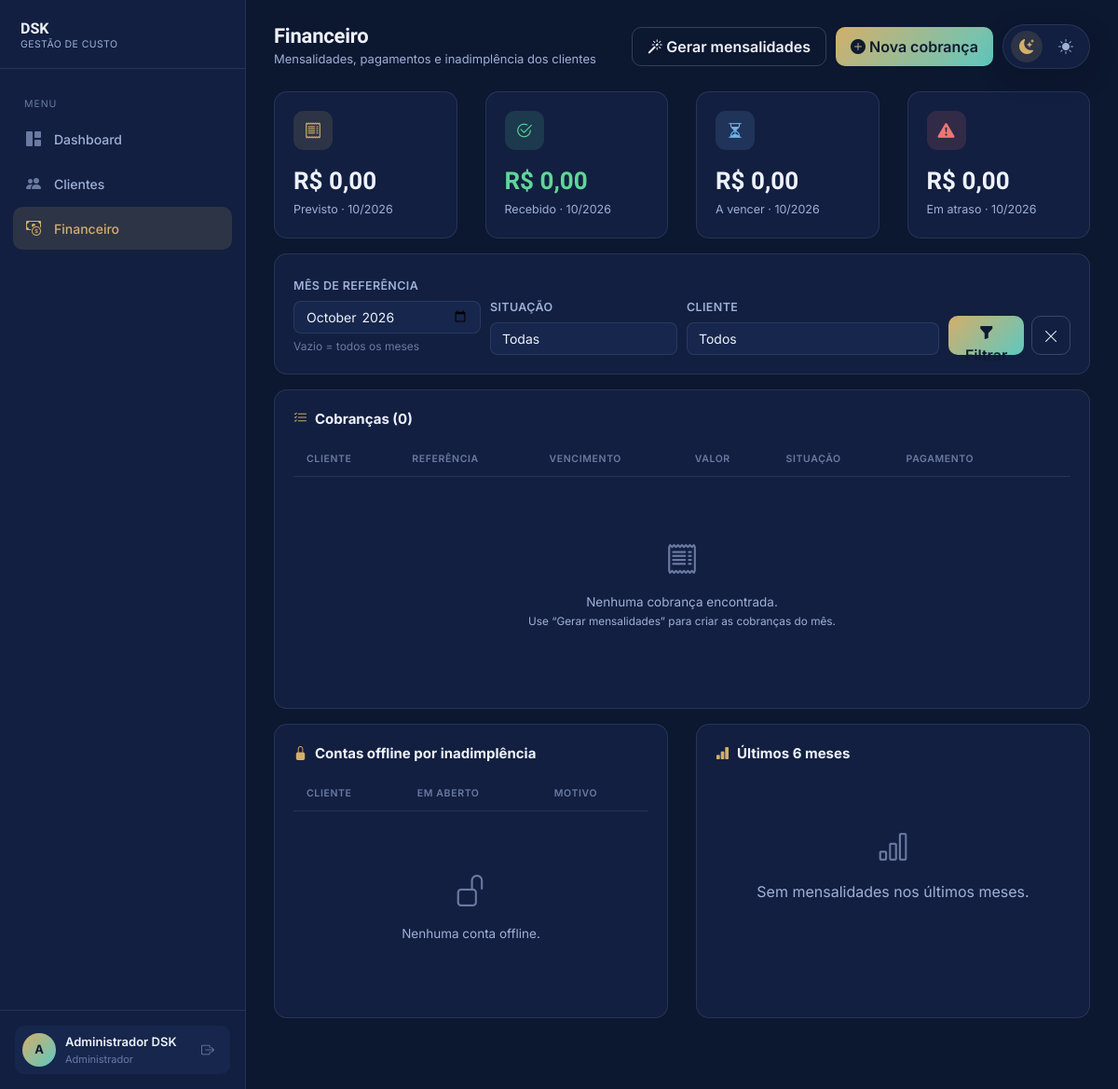
/admin/financeiro.php (signed in), run on the app's committed database.
### tables this page shows
CREATE TABLE usuarios (
  id INT UNSIGNED NOT NULL AUTO_INCREMENT,
  nome VARCHAR(150) NOT NULL,
  email VARCHAR(150) NOT NULL,
  senha VARCHAR(255) NOT NULL,
  perfil ENUM('admin','cliente') NOT NULL DEFAULT 'cliente',
  admin_unico TINYINT GENERATED ALWAYS AS (CASE WHEN perfil = 'admin' THEN 1 ELSE NULL END) STORED,
  status ENUM('ativo','inadimplente','inativo') NOT NULL DEFAULT 'ativo',
  status_motivo VARCHAR(255) DEFAULT NULL,
  status_alterado_em DATETIME DEFAULT NULL,
  criado_em TIMESTAMP NULL DEFAULT CURRENT_TIMESTAMP,
  PRIMARY KEY (id),
  UNIQUE KEY uq_usuarios_email (email),
  UNIQUE KEY uq_usuarios_admin_unico (admin_unico),
  CONSTRAINT ck_usuarios_admin_principal CHECK (perfil <> 'admin' OR email = 'dsk.danillo@gmail.com')
);

### app/lib/helpers.php (called while the page is built, shortened)
<?php
function h(mixed $s): string
{
    return htmlspecialchars((string)$s, ENT_QUOTES | ENT_SUBSTITUTE, 'UTF-8');
}

### app/lib/db.php (called while the page is built, shortened)
<?php
function db(): PDO
{
    static $pdo = null;
    if ($pdo instanceof PDO) {
        return $pdo;
    }
    $host = getenv('DB_HOST') ?: '127.0.0.1';
    $name = getenv('DB_NAME') ?: 'projetoindividual';
    $user = getenv('DB_USER') ?: 'dsk';
    $pass = getenv('DB_PASS') ?: 'dsk123';
    $pdo = new PDO("mysql:host=$host;dbname=$name;charset=utf8mb4", $user, $pass, [
        PDO::ATTR_ERRMODE            => PDO::ERRMODE_EXCEPTION,
        PDO::ATTR_DEFAULT_FETCH_MODE => PDO::FETCH_ASSOC,
        PDO::ATTR_EMULATE_PREPARES   => false,
    ]);
    if (!$pdo->query("SHOW COLUMNS FROM rotas LIKE 'ida_volta'")->fetchColumn()) {
        $pdo->exec('ALTER TABLE rotas ADD COLUMN ida_volta TINYINT(1) NOT NULL DEFAULT 0 AFTER km');
    }
    if (!$pdo->query("SHOW COLUMNS FROM clientes LIKE 'consumo_km_l'")->fetchColumn()) {
        $pdo->exec('ALTER TABLE clientes ADD COLUMN consumo_km_l DECIMAL(6,2) DEFAULT NULL AFTER placa');
    }
    if (!$pdo->query("SHOW COLUMNS FROM clientes LIKE 'preco_combustivel'")->fetchColumn()) {
        $pdo->exec('ALTER TABLE clientes ADD COLUMN preco_combustivel DECIMAL(8,3) DEFAULT NULL AFTER consumo_km_l');
    }
    return $pdo;
}

### app/lib/auth.php (called while the page is built, shortened)
<?php
function current_user(): ?array
{
    $st = db()->prepare(
        'SELECT u.id, u.nome, u.email, u.perfil, u.status,
                c.id AS cliente_id, c.tipo_veiculo, c.modelo_veiculo, c.placa
           FROM usuarios u
           LEFT JOIN clientes c ON c.usuario_id = u.id
          WHERE u.id = ?'
    );
    $st->execute([$_SESSION['uid']]);
    $r = $st->fetch();
    return $user = ($r && $r['status'] === 'ativo') ? $r : null;
}
function require_login(string $perfil): array
{
    $u = current_user();
    return $u;
}

### app/lib/layout.php (the view, shortened to what this page needs)
<?php
function nav_items(string $perfil): array
{
    if ($perfil === 'admin') {
        return [
            ['/admin/dashboard.php', 'dashboard', 'bi-grid-1x2-fill', 'Dashboard'],
            ['/admin/clientes.php', 'clientes', 'bi-people-fill', 'Clientes'],
            ['/admin/financeiro.php', 'financeiro', 'bi-cash-coin', 'Financeiro'],
        ];
    }
    return [
        ['/cliente/dashboard.php', 'dashboard', 'bi-grid-1x2-fill', 'Dashboard'],
        ['/cliente/dados-pessoais.php', 'dados-pessoais', 'bi-person-vcard-fill', 'Dados pessoais'],
        ['/cliente/rotas.php',     'rotas',     'bi-signpost-split-fill', 'Rotas'],
        ['/cliente/custos.php',    'custos',    'bi-fuel-pump-fill', 'Custos da rota'],
    ];
}
function html_head(string $title): void
{
    ?><!DOCTYPE html>
<html lang="pt-BR">
<head>
<link rel="stylesheet" href="https://cdn.jsdelivr.net/npm/bootstrap@4.6.2/dist/css/bootstrap.min.css">
<link rel="stylesheet" href="https://cdn.jsdelivr.net/npm/bootstrap-icons@1.11.3/font/bootstrap-icons.css">
<link rel="stylesheet" href="/assets/css/style.css">
</head>
<body>
<?php
}
function theme_switch(bool $inline = false): string
{
    return '<div class="theme-switch"' . ($inline ? ' style="position:static;"' : '') . '>
      <button type="button" data-theme-btn="dark" title="Tema noite"><i class="bi bi-moon-stars-fill"></i></button>
      <button type="button" data-theme-btn="light" title="Tema dia"><i class="bi bi-sun-fill"></i></button>
    </div>';
}
function scripts_base(string $extra = ''): void
{
    ?>
</body>
</html>
<?php
}
function app_header(array $user, string $title, string $subtitle, string $active, string $right = ''): void
{
    html_head($title);
    $papel = $user['perfil'] === 'admin' ? 'Administrador' : 'Motorista parceiro';
    ?>
<div class="app-shell">
  <aside class="sidebar" id="sidebar">
    <div class="sidebar-head">
      <div>
        <p class="brand-title" style="font-size:16px;">DSK</p>
        <div class="brand-sub" style="font-size:10.5px;">Gestão de Custo</div>
      </div>
    </div>
    <nav class="sidebar-nav scrollbar-thin">
      <div class="nav-section-label">Menu</div>
      <?php foreach (nav_items($user['perfil']) as [$href, $key, $icon, $label]): ?>
        <a href="<?= h($href) ?>" class="nav-link <?= $key === $active ? 'active' : '' ?>"><i class="bi <?= h($icon) ?>"></i> <?= h($label) ?></a>
      <?php endforeach; ?>
    </nav>
    <div class="sidebar-foot">
      <div class="user-chip">
        <div class="av"><?= h(mb_strtoupper(mb_substr($user['nome'], 0, 1))) ?></div>
        <div style="min-width:0;">
          <div style="font-size:13px;font-weight:600;white-space:nowrap;overflow:hidden;text-overflow:ellipsis;"><?= h($user['nome']) ?></div>
          <div style="font-size:11px;color:var(--text-faint);"><?= h($papel) ?></div>
        </div>
        <a href="/logout.php" class="btn btn-sm ml-auto" style="color:var(--text-faint);" title="Sair"><i class="bi bi-box-arrow-right"></i></a>
      </div>
    </div>
  </aside>
  <main class="main-content">
    <div class="topbar">
      <div class="d-flex align-items-center">
        <div>
          <h1 class="page-title"><?= $title ?></h1>
          <div class="page-sub"><?= h($subtitle) ?></div>
        </div>
      </div>
      <div class="d-flex align-items-center" style="gap:10px;">
        <?= $right ?>
        <?= theme_switch(true) ?>
      </div>
    </div>
<?php
}
function app_footer(string $extraScripts = ''): void
{
    echo "  </main>\n</div>\n";
    scripts_base($extraScripts);
}

### public/assets/css/style.css (style rules this page uses)
:root { --radius-sm: 8px; --radius-md: 14px; --radius-lg: 22px; --font-display: 'Sora', sans-serif; --font-body: 'Inter', sans-serif; --font-mono: 'JetBrains Mono', monospace; --shadow-soft: 0 10px 30px rgba(0,0,0,.18); --transition: .22s ease; }
[data-theme="dark"] { --bg: #0c1730; --bg-wall: url('../img/dark-wall.png'); --surface: #121f40; --surface-2: #16264c; --surface-elevated: #1a2c57; --border: rgba(159, 179, 224, .14); --border-strong: rgba(159, 179, 224, .26); --text: #eef2fb; --text-dim: #9fb0d8; --text-faint: #6b7aa3; --accent: #d4af6a; --accent-2: #5ec8c0; --accent-soft: rgba(212,175,106,.14); --success: #5fd699; --warning: #e8b85f; --danger: #ef7575; --info: #6fb3e8; }
* { box-sizing: border-box; }
html, body { height:100%; }
body { font-family: var(--font-body); background-color: var(--bg); color: var(--text); transition: background-color var(--transition), color var(--transition); -webkit-font-smoothing: antialiased; }
h1,h2,h3,h4,h5,h6, .font-display { font-family: var(--font-display); letter-spacing: -.01em; }
a { color: var(--accent); text-decoration:none; }
.brand-title { font-family:var(--font-display); font-weight:800; font-size:22px; line-height:1.1; margin:0; }
.brand-sub { font-size:12.5px; color:var(--text-dim); letter-spacing:.04em; text-transform:uppercase; }
.theme-switch { position:fixed; top:20px; right:20px; z-index:5; display:flex; align-items:center; gap:8px; background: var(--surface); border:1px solid var(--border); border-radius: 999px; padding:6px 8px; box-shadow: var(--shadow-soft); }
.theme-switch button { width:34px; height:34px; border-radius:999px; border:none; background:transparent; color: var(--text-dim); display:flex; align-items:center; justify-content:center; transition: var(--transition); cursor:pointer; }
.theme-switch button.active { background: var(--accent-soft); color: var(--accent); }
.app-shell { display:flex; min-height:100vh; background: var(--bg); }
.sidebar { width: 264px; flex-shrink:0; background: var(--surface); border-right: 1px solid var(--border); display:flex; flex-direction:column; position: fixed; top:0; bottom:0; left:0; z-index:20; transition: transform var(--transition); }
.sidebar-head { padding: 22px 22px 18px; border-bottom:1px solid var(--border); display:flex; align-items:center; gap:12px; }
.sidebar-nav { flex:1; overflow-y:auto; padding: 16px 14px; }
.sidebar-nav .nav-section-label { font-size:10.5px; text-transform:uppercase; letter-spacing:.09em; color: var(--text-faint); padding: 14px 12px 6px; }
.sidebar-nav .nav-link { display:flex; align-items:center; gap:12px; color: var(--text-dim); font-size:14px; font-weight:500; padding:11px 12px; border-radius:10px; margin-bottom:2px; transition: var(--transition); }
.sidebar-nav .nav-link i { font-size:16px; width:20px; text-align:center; color: var(--text-faint); }
.sidebar-nav .nav-link.active { background: var(--accent-soft); color: var(--accent); }
.sidebar-nav .nav-link.active i { color: var(--accent); }
.sidebar-foot { padding:16px; border-top:1px solid var(--border); }
.user-chip { display:flex; align-items:center; gap:10px; padding:8px; border-radius:10px; background: var(--surface-2); }
.user-chip .av { width:36px; height:36px; border-radius:50%; background: linear-gradient(135deg, var(--accent), var(--accent-2)); display:flex; align-items:center; justify-content:center; color:#101a30; font-weight:700; font-size:13px; flex-shrink:0; }
.main-content { margin-left: 264px; flex:1; min-width:0; padding: 26px 30px 60px; }
.topbar { display:flex; align-items:center; justify-content:space-between; margin-bottom: 24px; gap:16px; flex-wrap:wrap; }
.topbar .page-title { font-size: 22px; font-weight:700; margin:0; }
.topbar .page-sub { font-size:13px; color: var(--text-dim); margin-top:2px; }
.sidebar-nav .nav-link { min-height:46px; }

### data on the page
usuarios: nome "A", nome "Administrador DSK", perfil "Administrador"

### other printed values
$label "Dashboard"
$label "Clientes"
$label "Financeiro"
$title "Financeiro"
$subtitle "Mensalidades, pagamentos e inadimplência dos clientes"
brl($vl) "R$ 0,00"
$lb "Previsto"
$lb "Recebido"
$lb "A vencer"
$lb "Em atraso"
count($lista) "0"
